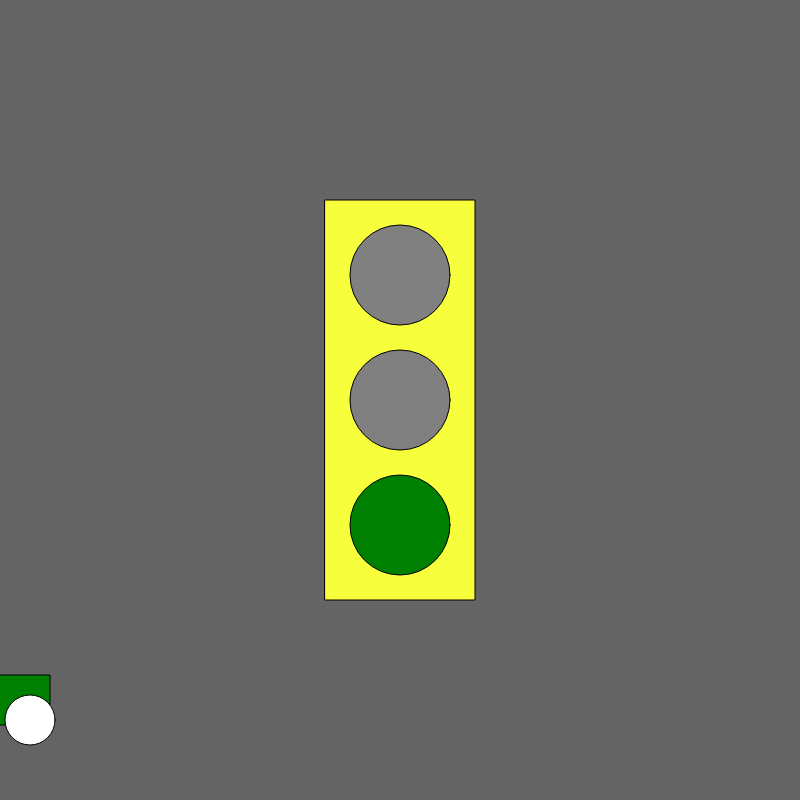
Frame 1 (no input)
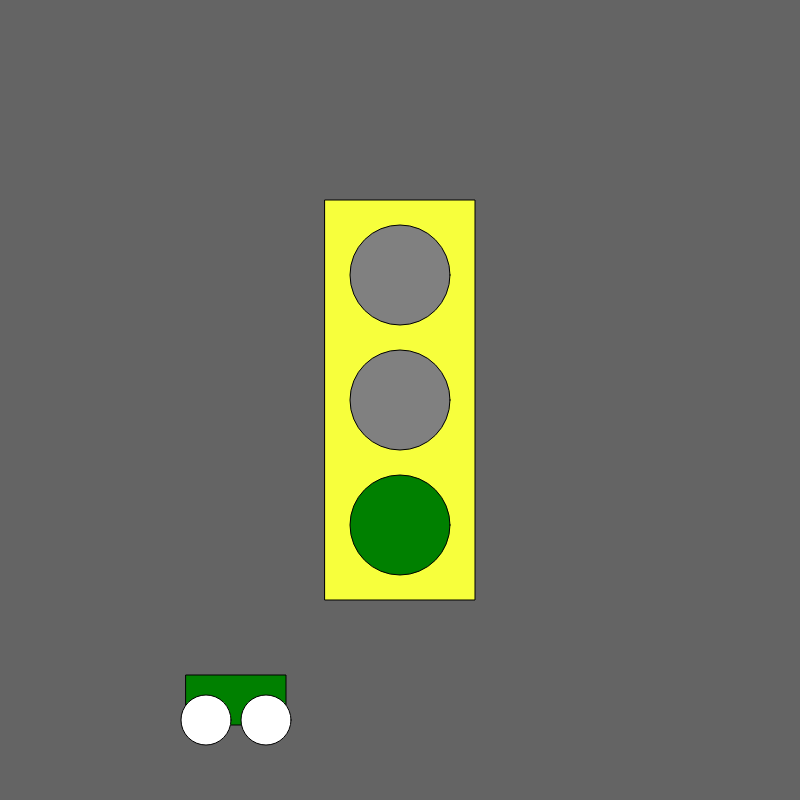
Frame 60 (no input)
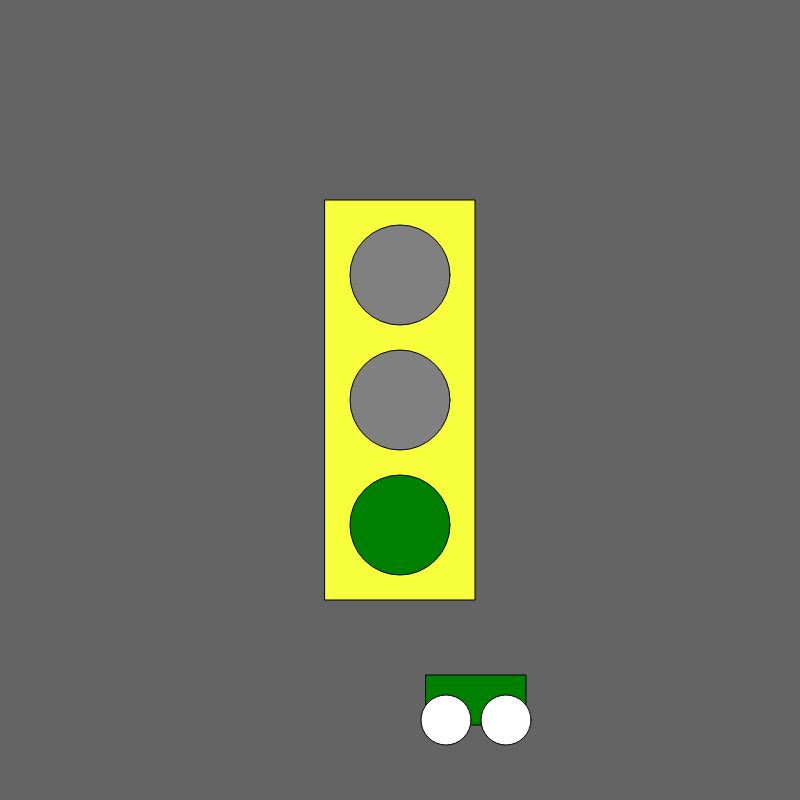
Frame 120 (the mouse pressed at the canvas centre since frame 60)

The p5.js sketch that drew these frames (run headless with seeded random() and noise() and a simulated clock; from frame 60 on, the mouse is pressed at the canvas centre):

// p5.js sketch
// ── sketch.js
var myState = 0;
var myTimer = 0;
var x = 0;
var y = 0;


function setup() {
  // put setup code here
  createCanvas(800, 800);
  rectMode(CENTER);
  ellipseMode(CENTER);
}

function draw() {
  // put drawing code here
  background(100);
  fill('#F7FF3C');
  rect(width / 2, height / 2, 150, 400);

  switch (myState) {
    case 0: // green state
      fill('grey');
      ellipse(width / 2, height / 2 - 125, 100, 100); // top circle
      ellipse(width / 2, height / 2, 100, 100); // middle

      fill('green');
      ellipse(width / 2, height / 2 + 125, 100, 100); // bottom

      myTimer++;

      rect(x,700, 100, 50);
      fill('white');
      ellipse(x - 30, 720, 50, 50);
      ellipse(x + 30, 720, 50, 50);
      x += 4 ;
      if (x > width) {
      x = 0 ;
      }

      if (myTimer >= 300) {
      myState++ ;
      myTimer = 0 ;
    }

      break;

    case 1: // yellow state      fill('grey');

      fill('grey');
      ellipse(width / 2, height / 2 - 125, 100, 100); // top circle
      ellipse(width / 2, height / 2 + 125, 100, 100); // bottom

      fill('yellow');
      ellipse(width / 2, height / 2, 100, 100); // middle

      myTimer++;

      rect(x,700, 100, 50);
      fill('white');
      ellipse(x - 30, 720, 50, 50);
      ellipse(x + 30, 720, 50, 50);
      x += 2 ;
      if (x > width) {
      x = 0 ;
      }

      if (myTimer >= 300) {
      myState++ ;
      myTimer = 0;
    }

      break;

    case 2: // red state
      fill('red');
      ellipse(width / 2, height / 2 - 125, 100, 100); // top circle

      fill('grey');
      ellipse(width / 2, height / 2, 100, 100); // middle
      ellipse(width / 2, height / 2 + 125, 100, 100); // bottom

      myTimer++;
      fill('red');
      rect(x,700, 100, 50);
      fill('white');
      ellipse(x - 30, 720, 50, 50);
      ellipse(x + 30, 720, 50, 50);
      x += 0 ;
      if (x > width) {
      x = 0 ;
      }

      if (myTimer >= 300) {
      myTimer = 0 ;
      myState = 0;
    }

      break;
  }


}
